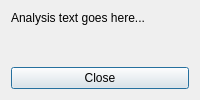
<?xml version="1.0" encoding="UTF-8"?>
<ui version="4.0">
 <class>SleepAnalysisDialog</class>
 <widget class="QDialog" name="SleepAnalysisDialog">
  <property name="windowTitle">
   <string>Sleep Analysis</string>
  </property>
  <layout class="QVBoxLayout" name="verticalLayout">
   <item>
    <widget class="QLabel" name="lblAnalysis">
     <property name="text">
      <string>Analysis text goes here...</string>
     </property>
     <property name="alignment">
      <set>Qt::AlignTop|Qt::AlignLeft</set>
     </property>
    </widget>
   </item>
   <item>
    <widget class="QPushButton" name="btnClose">
     <property name="text">
      <string>Close</string>
     </property>
    </widget>
   </item>
  </layout>
 </widget>
 <resources/>
 <connections/>
</ui>
